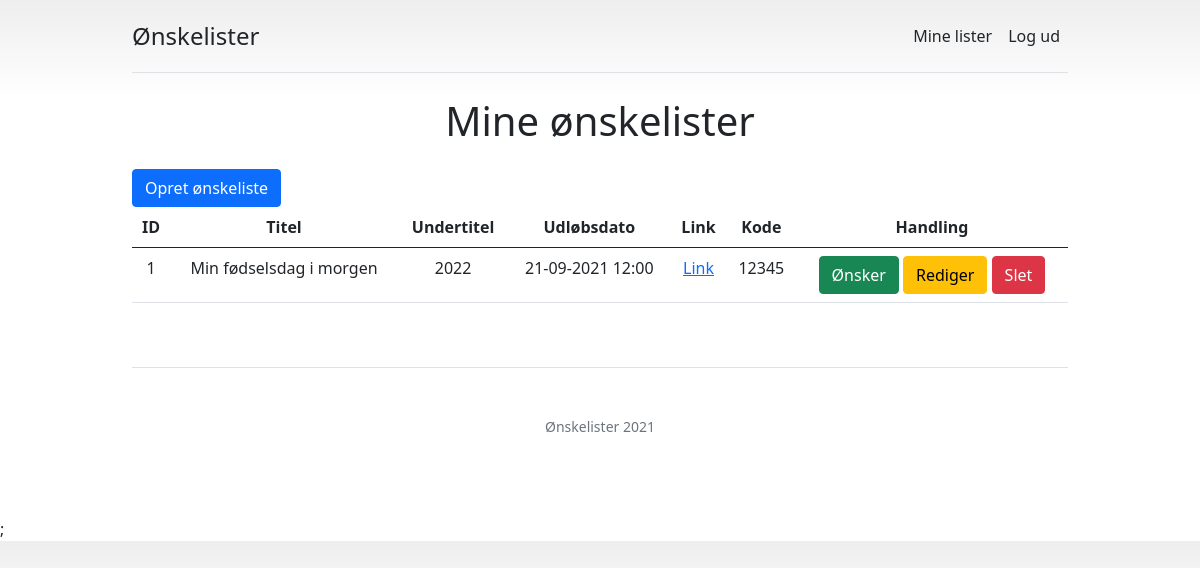
Before: /list/read (signed in) with the older database file.
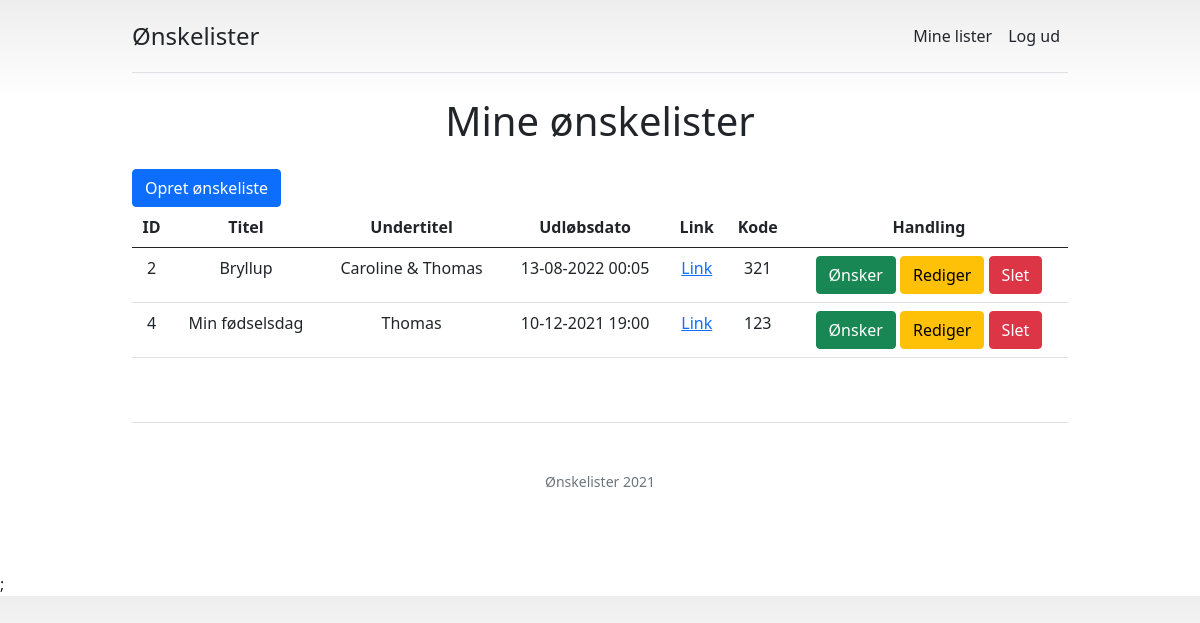
After: the same page with the newer database file.
### tables this page shows
CREATE TABLE `whish_lists` (
  `list_id` bigint(20) NOT NULL,
  `list_date` datetime DEFAULT NULL,
  `list_title` text DEFAULT NULL,
  `list_subtitle` text DEFAULT NULL,
  `list_link` varchar(255) DEFAULT NULL,
  `list_user` bigint(20) DEFAULT NULL,
  `list_code` varchar(255) NOT NULL,
  `list_active` tinyint(1) NOT NULL DEFAULT 1
);

### app/includes/config.php (called while the page is built, shortened)
<?php
require 'classes/simple.db.class.php';
$app['cookie_name'] = 'session';
$app['session_name'] = 'user';
$app['list_name'] = 'list';
$app['db'] = new SimpleDB(['host' => 'localhost', 'user' => 'root','pass' => '','database' => 'dev']);
$app['url'] = 'http://localhost/whishlist';
$app['asset'] = $app['url'] . '/public/assets';
$app['name'] = 'Ønskelister';
$app['title'] = 'Ønskelister - Ønskelister til alle begivenheder';

### app/includes/classes/simple.db.class.php (called while the page is built, shortened)
<?php
class SimpleDB
{
  public $isConn;
  public function __construct( $db_conn = array('host' => 'localhost', 'user' => 'root','pass' => '','database' => 'test', ) )
  {
    $host = isset($db_conn['host']) ? $db_conn['host'] : 'localhost' ;
    $user = isset($db_conn['user']) ? $db_conn['user'] : 'root' ;
    $pass = isset($db_conn['pass']) ? $db_conn['pass'] : '' ;
    $database = isset($db_conn['database']) ? $db_conn['database'] : die('no database set') ;
    $connection = mysqli_connect($host, $user, $pass,$database);
    if($connection)
    {
      $this->isConn = $connection;
    }
  }
  public function Select($SQLStatement)
  {
    $con =  $this->isConn;
    if ($con)
    {
      $q = $con->query($SQLStatement);
      $row = $q->num_rows;
      if($row <1)
      {
        $result = $row;
      }
      else if($row == 1)
      {
        $result = array($q->fetch_assoc());
      }
      else if( $row >1)
      {
        $d1 = array( $q->fetch_assoc());
        $d2= array();
        while ($row = $q->fetch_assoc())
        {
          $d2[] = $row;
        }
        $result = array_merge($d1 , $d2);
      }
      return $result;
      }
  }
}

### list/read.php (the view, shortened to what this page needs)
<?php include '../app/includes/functions.php'; ?>
<?php include '../app/templates/header.php'; ?>
<?php include '../app/templates/app.php'; ?>
<?php
$user_id = user();
$lists = $app['db']->Select("SELECT * from whish_lists WHERE list_user = $user_id");
?>
</head>
<body>
<?php include '../app/templates/nav.php'; ?>
  <main>
    <h2 id="produkter" class="display-6 text-center mb-4">Mine ønskelister</h2>
    <a href="<?php echo $app['url'] ?>/list/create"><button type="button" class="btn btn-primary">Opret ønskeliste</button></a>
    <div class="table-responsive">
      <table class="table text-center">
        <thead>
          <tr>
            <th>ID</th>
            <th>Titel</th>
            <th>Undertitel</th>
            <th>Udløbsdato</th>
            <th>Link</th>
            <th>Kode</th>
            <th>Handling</th>
          </tr>
        </thead>
        <tbody>
          <?php foreach($lists as $list): ?>
          <tr>
            <td><?php echo $list['list_id']; ?></td>
            <td><?php echo $list['list_title']; ?></td>
            <td><?php echo $list['list_subtitle']; ?></td>
            <td><?php echo date('d-m-Y H:i', strtotime($list['list_date'])); ?></td>
            <td><a href="<?php echo $app['url']; ?>/<?php echo $list['list_id'] ?>">Link</a></td>
            <td><?php echo $list['list_code']; ?></td>
            <td>
            <a href="<?php echo $app['url']; ?>/gift/read?list=<?php echo $list['list_id']; ?>" class="btn btn-success">Ønsker</a>
              <a href="<?php echo $app['url']; ?>/list/update?id=<?php echo $list['list_id']; ?>" class="btn btn-warning">Rediger</a>
              <a onclick="return confirm('Er du sikker?');" href="<?php echo $app['url']; ?>/list/delete?id=<?php echo $list['list_id'] ?>" class="btn btn-danger">Slet</a>
            </td>
          </tr>
          <?php endforeach; ?>
        </tbody>
      </table>
    </div>
  </main>
  <?php include '../app/templates/footer.php'; ?>

### app/templates/header.php (shortened to what this page needs)
<!DOCTYPE html>
<html lang="en">
    <head>

### app/templates/app.php (shortened to what this page needs)
<link href="<?php echo $app['url']; ?>/public/css/bootstrap.app.css" rel="stylesheet">
  <link href="<?php echo $app['url']; ?>/public/css/app.css" rel="stylesheet">

### app/templates/nav.php
<div class="container py-3">
  <header>
    <div class="d-flex flex-column flex-md-row align-items-center pb-3 mb-4 border-bottom">
      <a href="<?php
      if(!auth()) {
        url();
      } else {
        url('/list/read');
      }
       ?>" class="d-flex align-items-center text-dark text-decoration-none">
    <span class="fs-4"><?php app('name'); ?></span>
      </a>
      <nav class="d-inline-flex mt-2 mt-md-0 ms-md-auto">
            <?php if(!auth()): ?>
            <a class="p-2 text-dark text-decoration-none" href="<?php url('/auth/signup'); ?>">Opret profil</a>
            <a class="p-2 text-dark text-decoration-none" href="<?php url('/auth/login'); ?>">Log på</a>
              <?php else: ?>
                <a class="p-2 text-dark text-decoration-none" href="<?php url('/list/read'); ?>">Mine lister</a>
            <a class="p-2 text-dark text-decoration-none" href="<?php url('/auth/logout'); ?>">Log ud</a>
            <?php endif; ?>
          </nav>
          </div>
</header>

### app/includes/functions.php (shortened to what this page needs)
<?php
include 'config.php';
function app($key, $echo = true) {
    global $app;
    if($app[$key] && $echo) {
        echo $app[$key];
    } else {
        return $app[$key];
    }
}
function url($path = '') {
    global $app;
    echo $app['url'] . $path;
}
function auth() {
    $name = app('session_name', false);
    if(isset($_SESSION[$name])) {
        return true;
    }
    return false;
}

### app/templates/footer.php
  <footer class="pt-4 my-md-5 pt-md-5 border-top">
    <div class="row">
        <div class="col-12 col-md mx-auto text-center">
        <small class="d-block mb-3 text-muted"><?php echo $app['name']; ?> 2021</small>
      </div>
    </div>
  </footer>
</div>
<?php include 'scripts.php' ?>;
</body></html>

### app/templates/scripts.php (shortened to what this page needs)
<link rel="stylesheet" href="//code.jquery.com/ui/1.12.1/themes/base/jquery-ui.css">

### public/css/app.css (style rules this page uses)
body { background-image: linear-gradient(180deg, #eee, #fff 100px, #fff); }
html { scroll-behavior: smooth; }
.container { max-width: 960px; }

Changed rows visible on the page:
removed whish_lists: list_id "1", list_title "Min fødselsdag i morgen", list_subtitle "2022", list_date "21-09-2021 12:00", list_code "12345"
now on this page (row edited): whish_lists: list_id "2", list_title "Bryllup", list_subtitle "Caroline & Thomas", list_date "13-08-2022 00:05", list_code "321"
added whish_lists: list_id "4", list_title "Min fødselsdag", list_subtitle "Thomas", list_date "10-12-2021 19:00", list_code "123"
